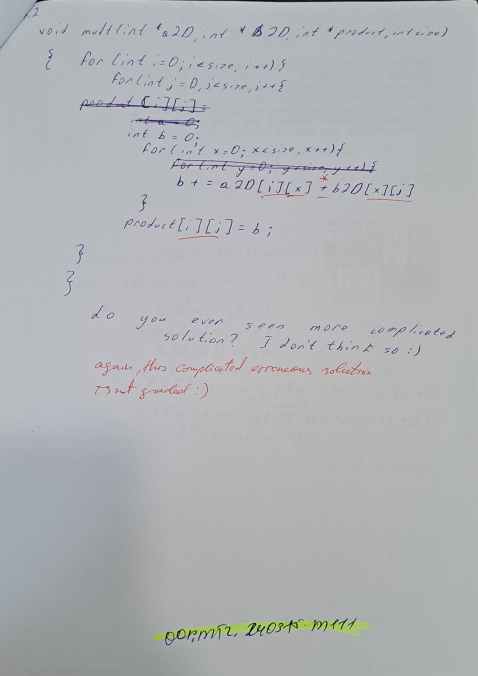
#> input picture artur_gauss_research/M109_M111_021.jpg, 956 x 1352 px (shown at 1/2 size)
$ jupyter execute --allow-errors Image_OOP.ipynb
#> lines starting #> are read from the running program, lines starting #| are printed output that depends on the picture; after the words box and inside, x2 and y2 are one past the last pixel; in counts of white or black regions, pixels touching at a corner belong together
[cell 1]
from skimage import io, color, filters
from skimage import io, transform
from PIL import Image
import matplotlib.pyplot as plt
import numpy as np
import matplotlib.image as mpimg
import keras_ocr
from skimage.morphology import erosion, dilation, opening, closing, skeletonize
import cv2
from skimage.filters import gaussian
from skimage.util import invert

###
class ImageMod:
    ##
    def __init__(self, image_path):
#> called with image_path = 'M109_M111_021.jpg'
        self.image_path = image_path
        self.image = np.array(Image.open(self.image_path))
#> self.image is the input picture: shape (1352, 956, 3); mean R, G, B 175.5, 177.9, 180.7

    ##
    def gaussian_blur(self, sigma):
#> called with sigma = 6
        self.blurred = filters.gaussian(self.image, sigma=(sigma, sigma), truncate=3.5, channel_axis=-1)
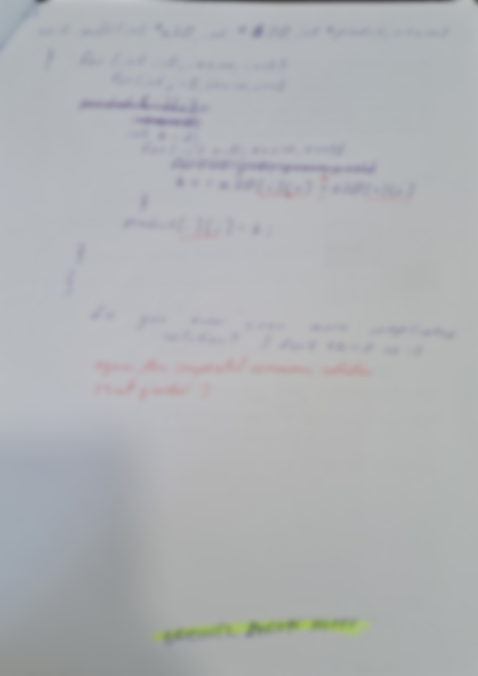
#> self.blurred: shape (1352, 956, 3) float64 (shown at 1/2 size); mean R, G, B 0.688, 0.697, 0.708

    ##
    def display_blur(self):
        plt.figure(figsize=(10, 5))

        plt.subplot(1, 2, 1)
        plt.imshow(self.image)
        plt.title("Original Image")

        plt.subplot(1, 2, 2)
        plt.imshow(self.blurred)
        plt.title("blurred image")
        plt.show()
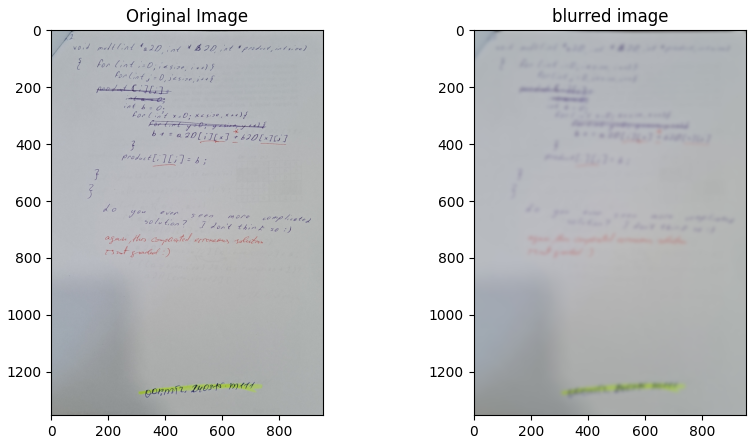
#> figure drawn by matplotlib, 2 panels

    ##
    def binarize_image(self, input_image):

        #self.image = image.rotate(90, expand=True)
        # Convert the image to grayscale
        gray_image = color.rgb2gray(input_image)
        # Apply Otsu's thresholding
        threshold_value = filters.threshold_otsu(gray_image)
#> threshold_value = 0.665
        self.binary_image = gray_image > threshold_value
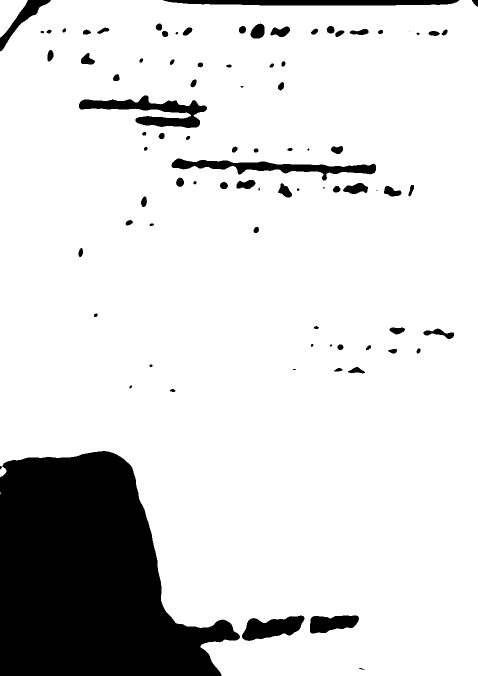
#> self.binary_image: shape (1352, 956) bool (shown at 1/2 size); 85.7% white; 86 black regions (10 under 20 px), largest, box (x1, y1, x2, y2) and area: (0, 902, 480, 1352) 146008, (158, 191, 414, 256) 6783, (343, 317, 752, 361) 6198

    def display_binary(self,save_path):
#> called with save_path = 'newin.jpg'
        plt.figure(figsize=(10, 5))

        plt.subplot(1, 2, 1)
        plt.imshow(self.image)
        plt.title("Original Image")

        plt.subplot(1, 2, 2)
        plt.imshow(self.binary_image, cmap='gray')
        plt.title("Otsu's Thresholded Image")
        plt.savefig(save_path)
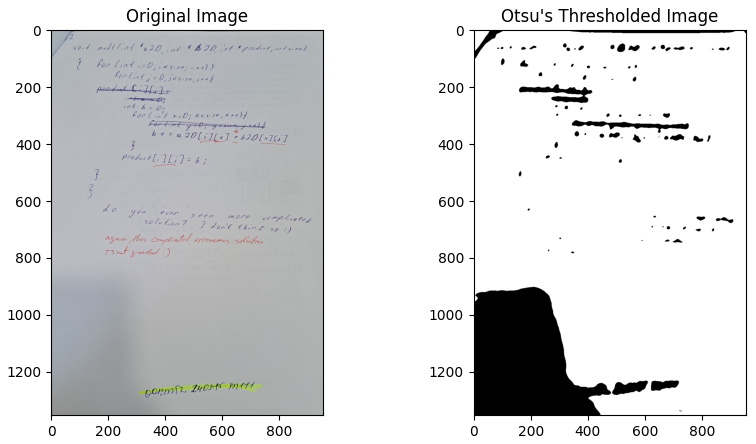
#> figure drawn by matplotlib, 2 panels
        plt.show()

    # [4 lines left out: function crop, not called in this run]

    def display_crop(self):
        plt.imshow(self.crop_numeric, cmap='gray')
        plt.show()

    # [41 lines left out: functions transform, show_transform, im_erosion, show_eroded, detect_edges, not called in this run]

    def skeletonize(self, input_img):
        #self.inverted = invert(input_img)
        self.skeleton = skeletonize(input_img)
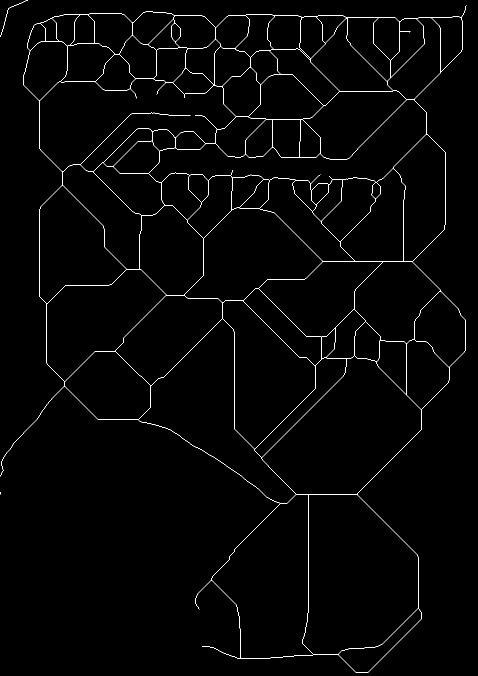
#> self.skeleton: shape (1352, 956) bool (shown at 1/2 size); 1.2% white in thin lines or dots

    def show_skeleton(self):
        fig, axes = plt.subplots(nrows=1, ncols=2, figsize=(8, 4),
                         sharex=True, sharey=True)

        ax = axes.ravel()

        ax[0].imshow(self.binary_image, cmap=plt.cm.gray)
        ax[0].axis('off')
        ax[0].set_title('inverted', fontsize=20)

        ax[1].imshow(self.skeleton, cmap=plt.cm.gray)
        ax[1].axis('off')
        ax[1].set_title('skeleton', fontsize=20)

        fig.tight_layout()
        plt.show()

    def predict(self, pics):
        self.img_array = pics.split(',')
        pipeline = keras_ocr.pipeline.Pipeline()
        images = [
            keras_ocr.tools.read(img) for img in self.img_array
        ]
        # Each list of predictions in prediction_groups is a list of
        # (word, box) tuples.
        prediction_groups = pipeline.recognize(images)
        # Plot the predictions
        fig, axs = plt.subplots(nrows=len(images), figsize=(20, 20))
        for ax, image, predictions in zip(axs, images, prediction_groups):
            keras_ocr.tools.drawAnnotations(image=image, predictions=predictions, ax=ax)

[cell 2]
model = ImageMod('M109_M111_021.jpg')
model.gaussian_blur(6.0)
model.display_blur()
model.binarize_image(model.blurred)
model.display_binary('newin.jpg')
model.skeletonize(model.binary_image)
model.show_skeleton()

[cell 3]
model = ImageMod('M109_M111_021.jpg')
#> (the rest of this cell did not finish here and is left out)

[cell 4]
###
model.predict('crop.png,crop2.png,crop3.png,crop_4.png,before.png,after.png')
#> (the call stopped at in predict, `pipeline = keras_ocr.pipeline.Pipeline()`: keras_ocr is not available in this run)

$ run again, with artur_gauss_research/M109_M111_014.jpg copied over artur_gauss_research/M109_M111_021.jpg
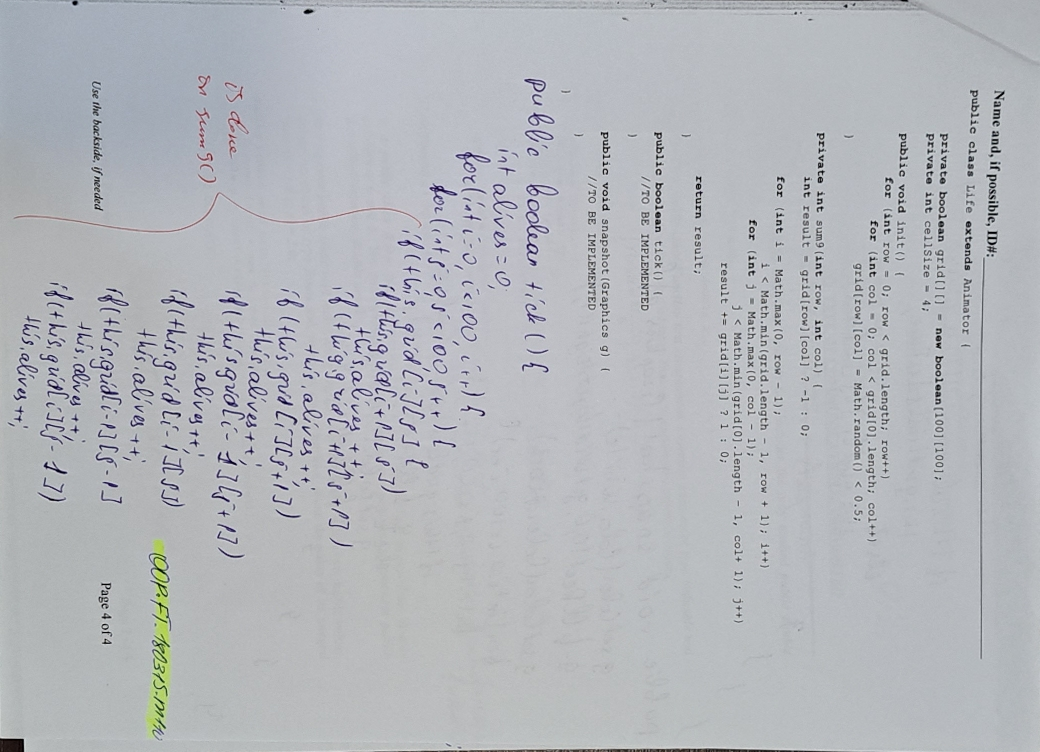
#> input picture artur_gauss_research/M109_M111_014.jpg, 1040 x 752 px
#> in __init__, self.image is the input picture: shape (752, 1040, 3); mean R, G, B 179.5, 182.2, 187.1
#> threshold_value = 0.696
#> in binarize_image, `self.binary_image = gray_image > threshold_value`:
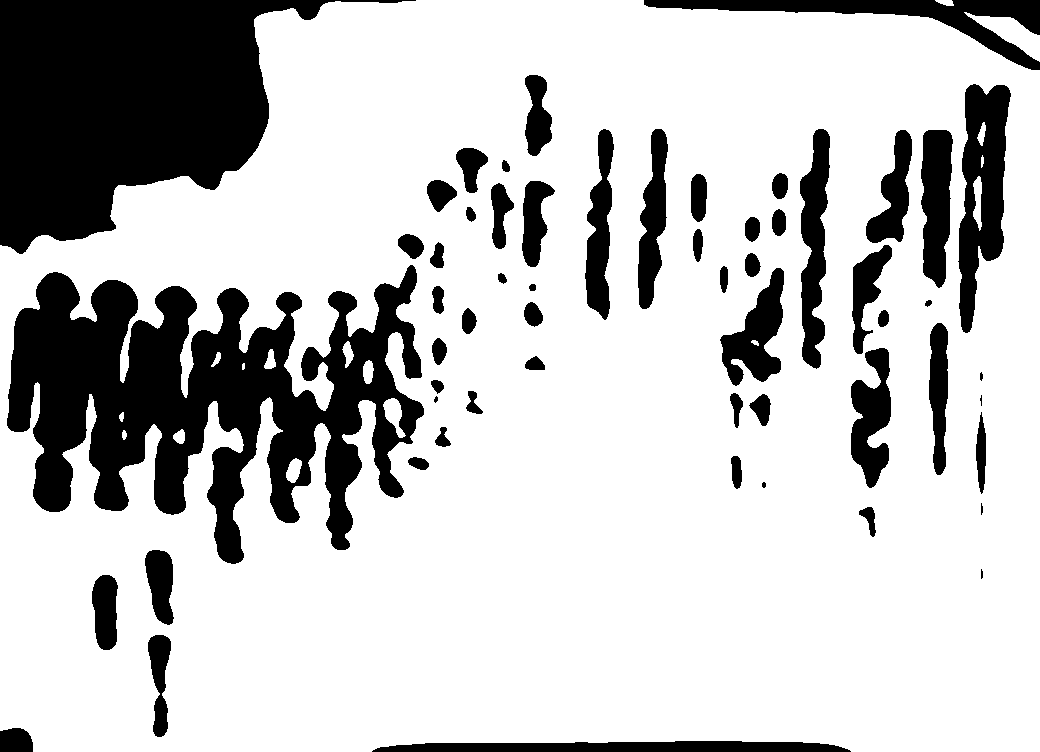
#> self.binary_image: shape (752, 1040) bool; 76.6% white; 58 black regions (4 under 20 px), largest, box (x1, y1, x2, y2) and area: (7, 265, 424, 564) 62615, (0, 0, 416, 254) 54578, (958, 84, 1011, 333) 7635
#> in skeletonize, `self.skeleton = skeletonize(input_img)`:
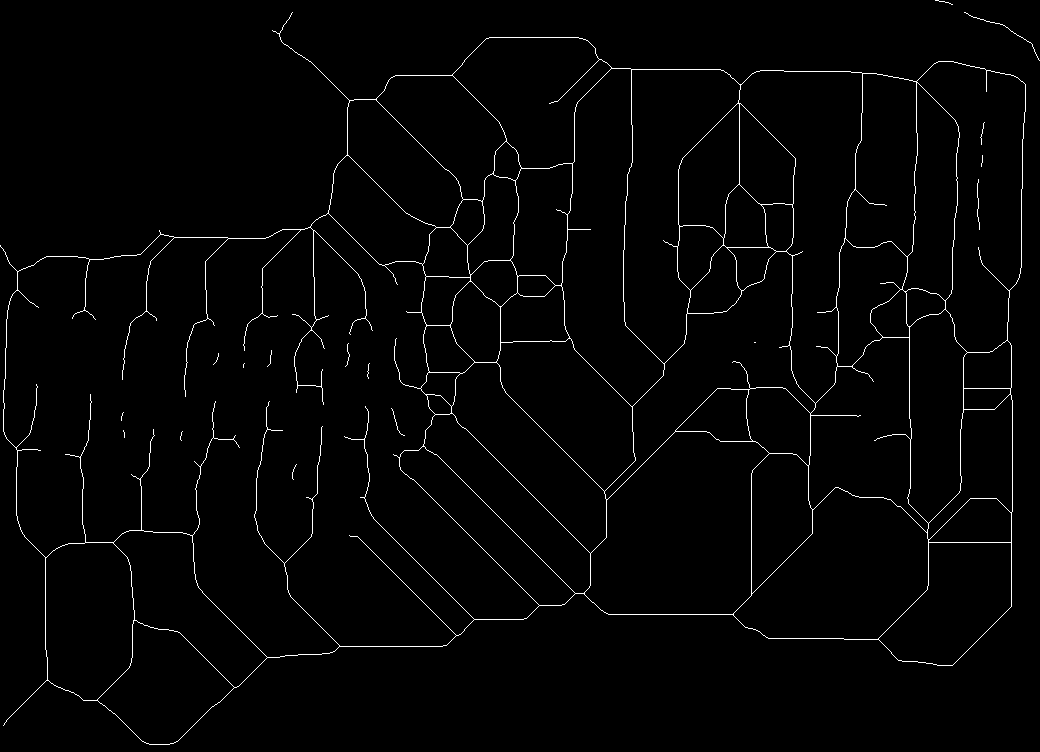
#> self.skeleton: shape (752, 1040) bool; 1.8% white in thin lines or dots

$ run again, with artur_gauss_research/colorized_text.jpg copied over artur_gauss_research/M109_M111_021.jpg
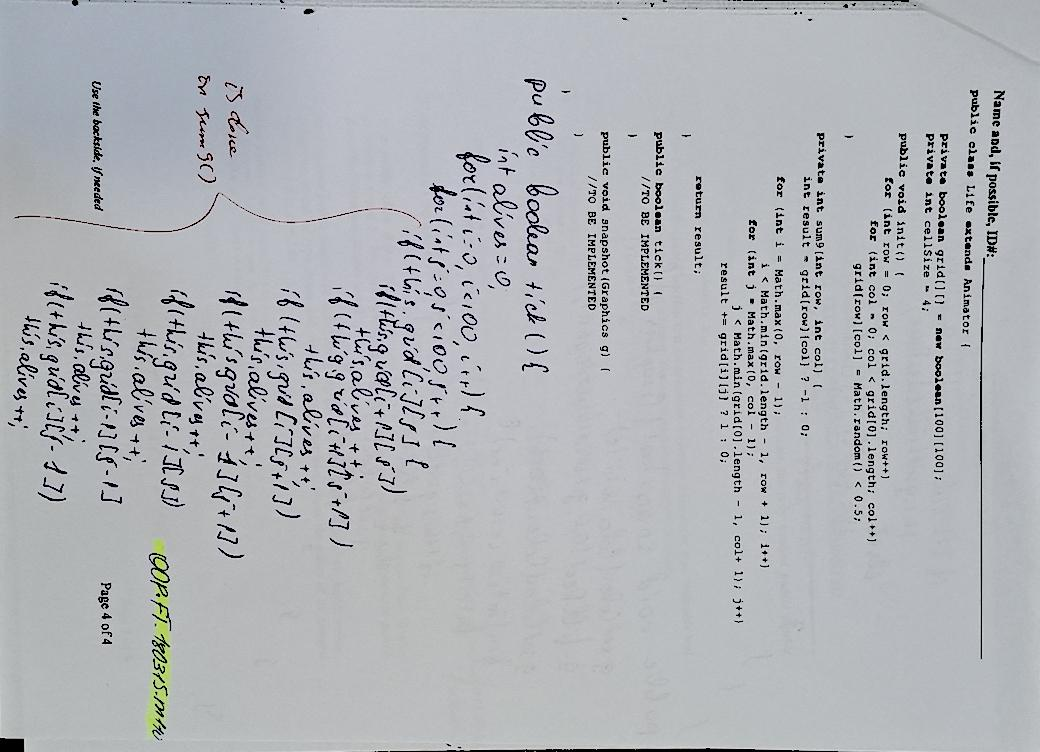
#> input picture artur_gauss_research/colorized_text.jpg, 1040 x 752 px
#> in __init__, self.image is the input picture: shape (752, 1040, 3); mean R, G, B 176.5, 179.1, 183.6
#> threshold_value = 0.674
#> in binarize_image, `self.binary_image = gray_image > threshold_value`:
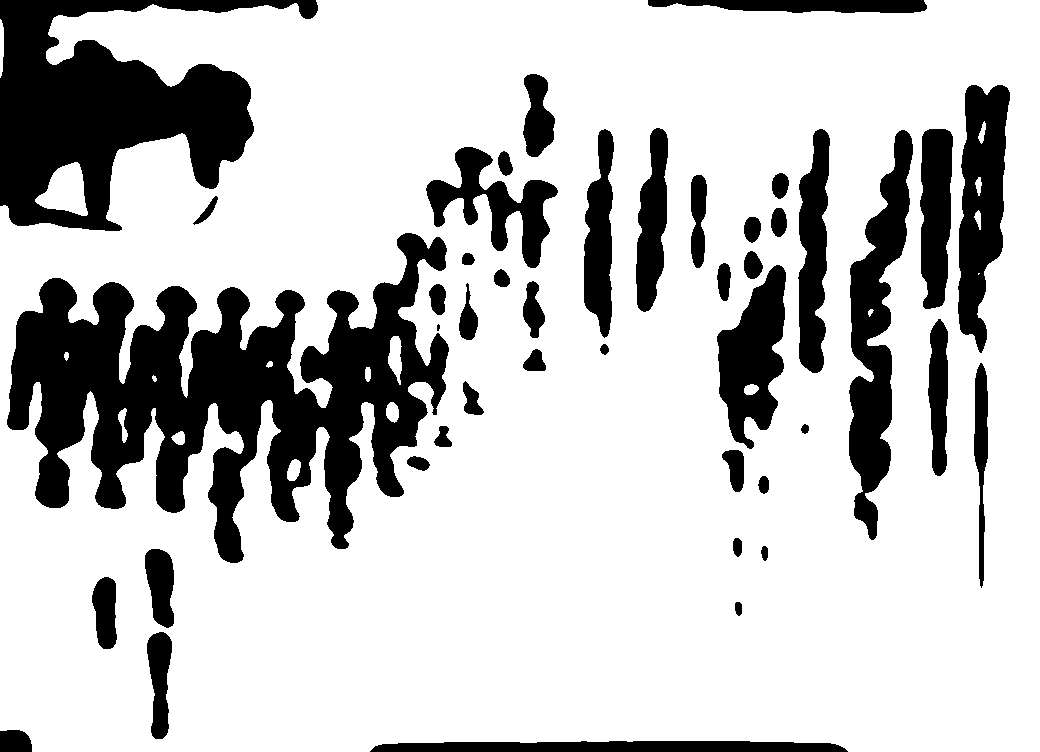
#> self.binary_image: shape (752, 1040) bool; 77% white; 44 black regions (1 under 20 px), largest, box (x1, y1, x2, y2) and area: (7, 233, 449, 563) 65432, (0, 0, 318, 231) 34612, (849, 130, 913, 540) 11950
#> in skeletonize, `self.skeleton = skeletonize(input_img)`:
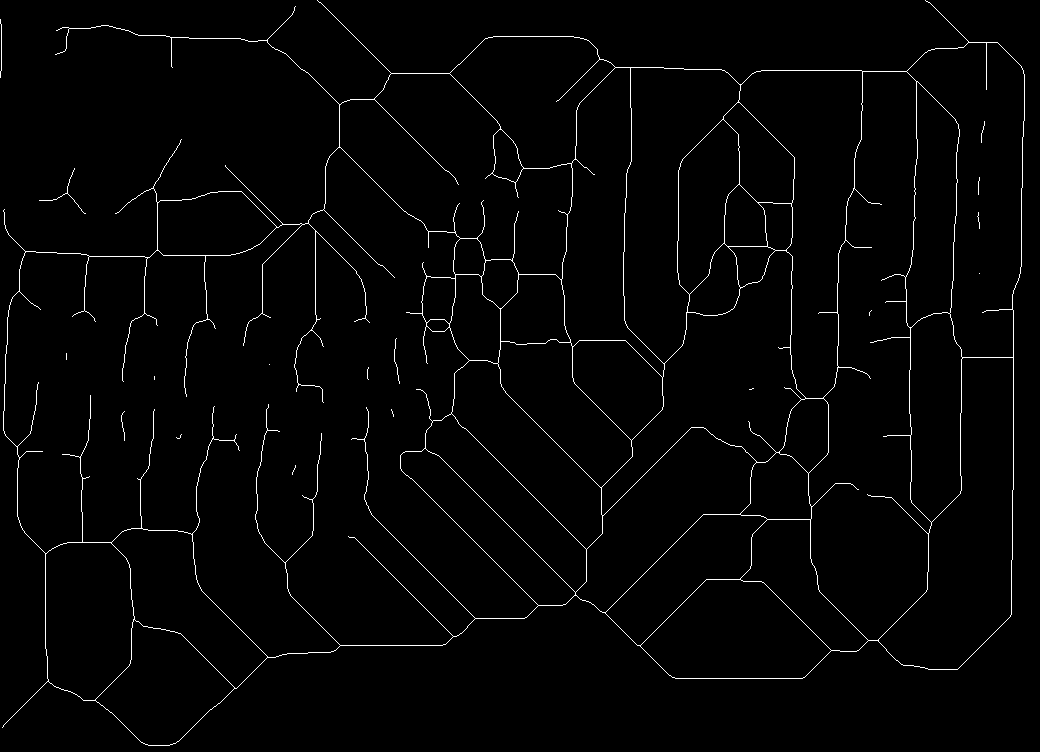
#> self.skeleton: shape (752, 1040) bool; 1.8% white in thin lines or dots
